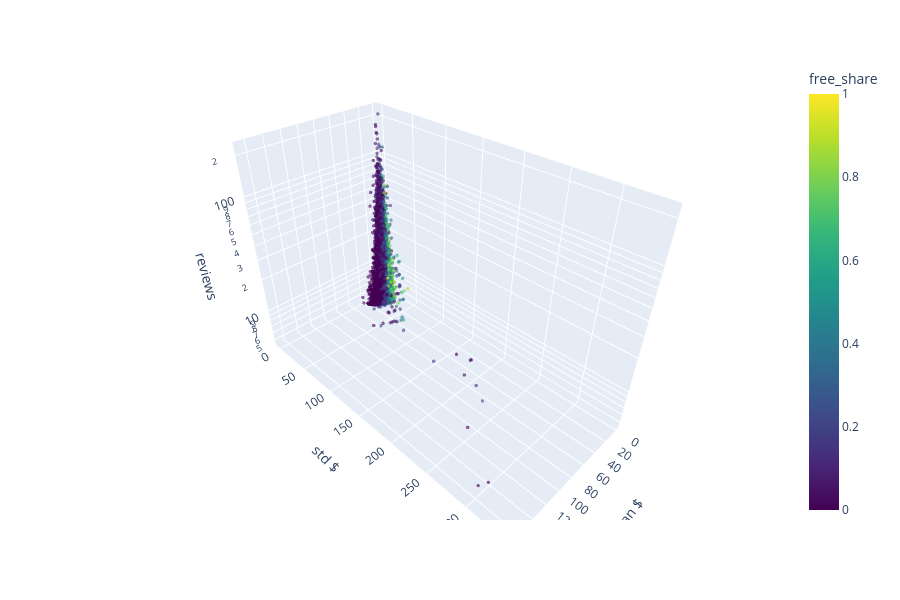

Notebook code cell kept with this figure:
### Markdown cell above
### User price personas

One point per user with ≥5 reviews (sample of 15k). Drag to rotate.

### Code cell
personas = (seq.group_by("user_id")
               .agg(n=pl.len(), mean_price=pl.col("price").mean(), std_price=pl.col("price").std(),
                    free_share=(pl.col("price") == 0).mean())
               .filter(pl.col("n") >= 5).sample(15_000, seed=0))
px.scatter_3d(personas.to_pandas(), x="mean_price", y="std_price", z="n", color="free_share",
              log_z=True, opacity=0.6, height=600, color_continuous_scale="Viridis",
              labels={"n": "reviews", "mean_price": "mean $", "std_price": "std $"}).update_traces(marker_size=2)

### Figure 1 — Plotly figure (JSON) as saved in the notebook; plotly's stock layout.template omitted (floating-point values rounded to 4 significant figures; data arrays with more than 128 entries replaced by an {"elided": "..."} marker saying what was removed)
{"data": [{"hovertemplate": "mean $=%{x}<br>std $=%{y}<br>reviews=%{z}<br>free_share=%{marker.color}<extra></extra>", "legendgroup": "", "marker": {"color": {"elided": "15000 float values"}, "coloraxis": "coloraxis", "opacity": 0.6, "size": 2, "symbol": "circle"}, "mode": "markers", "name": "", "scene": "scene", "showlegend": false, "type": "scatter3d", "x": {"elided": "15000 float values"}, "y": {"elided": "15000 float values"}, "z": {"elided": "15000 int values"}}], "layout": {"coloraxis": {"colorbar": {"title": {"text": "free_share"}}, "colorscale": [[0.0, "#440154"], [0.1111, "#482878"], [0.2222, "#3e4989"], [0.3333, "#31688e"], [0.4444, "#26828e"], [0.5556, "#1f9e89"], [0.6667, "#35b779"], [0.7778, "#6ece58"], [0.8889, "#b5de2b"], [1.0, "#fde725"]]}, "height": 600, "legend": {"tracegroupgap": 0}, "margin": {"t": 60}, "scene": {"domain": {"x": [0.0, 1.0], "y": [0.0, 1.0]}, "xaxis": {"title": {"text": "mean $"}}, "yaxis": {"title": {"text": "std $"}}, "zaxis": {"title": {"text": "reviews"}, "type": "log"}}}}
